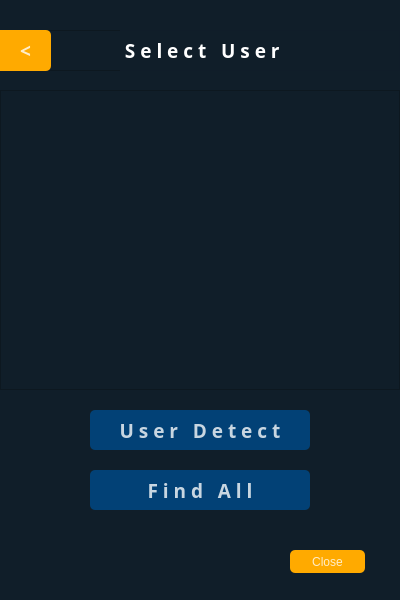
<?xml version="1.0" encoding="UTF-8"?>
<ui version="4.0">
 <class>Form</class>
 <widget class="QWidget" name="Form">
  <property name="geometry">
   <rect>
    <x>0</x>
    <y>0</y>
    <width>400</width>
    <height>600</height>
   </rect>
  </property>
  <property name="windowTitle">
   <string>Form</string>
  </property>
  <property name="styleSheet">
   <string notr="true">background-color:rgba(16,30,41,240);
color:rgb(255, 255, 255);
</string>
  </property>
  <widget class="QWidget" name="widget" native="true">
   <property name="geometry">
    <rect>
     <x>0</x>
     <y>0</y>
     <width>400</width>
     <height>600</height>
    </rect>
   </property>
   <property name="styleSheet">
    <string notr="true">background-color:rgba(16,30,41,240);
</string>
   </property>
   <widget class="QPushButton" name="pushButton_3">
    <property name="geometry">
     <rect>
      <x>290</x>
      <y>550</y>
      <width>75</width>
      <height>23</height>
     </rect>
    </property>
    <property name="styleSheet">
     <string notr="true">QPushButton#pushButton_3{
background-color:rgb(255, 170, 0);
color:rgba(255, 255, 255, 200);
border-radius:5px;
}
QPushButton#pushButton_3:pressed{
padding-left:5px;
padding-top:5px;
background-color:rgb(255, 170, 0);
background-position:calc(100%-10px)center;
}
QPushButton#pushButton_3:hover{
background-color:rgb(255, 170, 0);
}</string>
    </property>
    <property name="text">
     <string>Close</string>
    </property>
   </widget>
   <widget class="QListWidget" name="listWidget">
    <property name="geometry">
     <rect>
      <x>0</x>
      <y>90</y>
      <width>400</width>
      <height>300</height>
     </rect>
    </property>
    <property name="font">
     <font>
      <family>Arial Black</family>
      <pointsize>9</pointsize>
      <weight>75</weight>
      <bold>true</bold>
     </font>
    </property>
    <property name="styleSheet">
     <string notr="true">color:rgb(255, 255, 255);</string>
    </property>
   </widget>
   <widget class="QPushButton" name="pushButton">
    <property name="geometry">
     <rect>
      <x>90</x>
      <y>410</y>
      <width>220</width>
      <height>40</height>
     </rect>
    </property>
    <property name="font">
     <font>
      <family>Agency FB</family>
      <pointsize>14</pointsize>
      <weight>75</weight>
      <bold>true</bold>
     </font>
    </property>
    <property name="styleSheet">
     <string notr="true">QPushButton#pushButton{
background-color:rgba(2,65,118,255);
color:rgba(255, 255, 255, 200);
border-radius:5px;
}
QPushButton#pushButton:pressed{
padding-left:5px;
padding-top:5px;
background-color:rgba(2,65,118,100);
background-position:calc(100%-10px)center;
}
QPushButton#pushButton:hover{
background-color:rgba(2,65,118, 255);
}
</string>
    </property>
    <property name="text">
     <string>U s e r   D e t e c t</string>
    </property>
   </widget>
   <widget class="QPushButton" name="pushButton_2">
    <property name="geometry">
     <rect>
      <x>90</x>
      <y>470</y>
      <width>220</width>
      <height>40</height>
     </rect>
    </property>
    <property name="font">
     <font>
      <family>Agency FB</family>
      <pointsize>14</pointsize>
      <weight>75</weight>
      <bold>true</bold>
     </font>
    </property>
    <property name="styleSheet">
     <string notr="true">QPushButton#pushButton_2{
background-color:rgba(2,65,118,255);
color:rgba(255, 255, 255, 200);
border-radius:5px;
}
QPushButton#pushButton_2:pressed{
padding-left:5px;
padding-top:5px;
background-color:rgba(2,65,118,100);
background-position:calc(100%-10px)center;
}
QPushButton#pushButton_2:hover{
background-color:rgba(2,65,118, 255);
}
</string>
    </property>
    <property name="text">
     <string>F i n d   A l l</string>
    </property>
   </widget>
   <widget class="QFrame" name="frame">
    <property name="geometry">
     <rect>
      <x>0</x>
      <y>30</y>
      <width>400</width>
      <height>41</height>
     </rect>
    </property>
    <property name="frameShape">
     <enum>QFrame::StyledPanel</enum>
    </property>
    <property name="frameShadow">
     <enum>QFrame::Raised</enum>
    </property>
    <widget class="QLabel" name="label">
     <property name="geometry">
      <rect>
       <x>120</x>
       <y>0</y>
       <width>320</width>
       <height>41</height>
      </rect>
     </property>
     <property name="sizePolicy">
      <sizepolicy hsizetype="Minimum" vsizetype="Fixed">
       <horstretch>0</horstretch>
       <verstretch>0</verstretch>
      </sizepolicy>
     </property>
     <property name="font">
      <font>
       <family>Agency FB</family>
       <pointsize>14</pointsize>
       <weight>75</weight>
       <bold>true</bold>
      </font>
     </property>
     <property name="styleSheet">
      <string notr="true">color:rgb(255, 255, 255);</string>
     </property>
     <property name="text">
      <string> S e l e c t   U s e r</string>
     </property>
    </widget>
    <widget class="QPushButton" name="backButton">
     <property name="geometry">
      <rect>
       <x>0</x>
       <y>0</y>
       <width>51</width>
       <height>41</height>
      </rect>
     </property>
     <property name="font">
      <font>
       <family>Arial Black</family>
       <pointsize>14</pointsize>
       <weight>75</weight>
       <bold>true</bold>
      </font>
     </property>
     <property name="styleSheet">
      <string notr="true">QPushButton#backButton{
background-color:rgb(255, 170, 0);
color:rgba(255, 255, 255, 200);
border-top-right-radius:5px;
border-bottom-right-radius:5px;
}
QPushButton#backButton:pressed{
padding-left:5px;
padding-top:5px;
background-color:rgb(255, 170, 0);
background-position:calc(100%-10px)center;
}
QPushButton#backButton:hover{
background-color:rgb(255, 170, 0);
}</string>
     </property>
     <property name="text">
      <string>&lt;</string>
     </property>
    </widget>
   </widget>
  </widget>
 </widget>
 <resources/>
 <connections/>
</ui>
